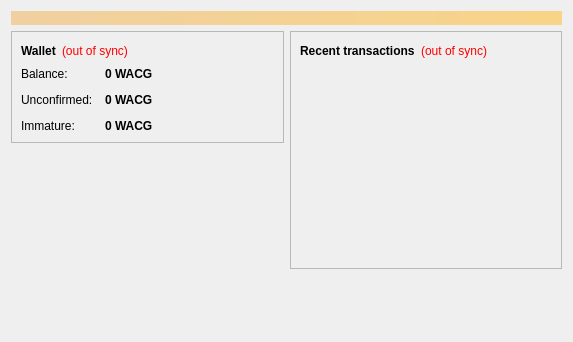
<?xml version="1.0" encoding="UTF-8"?>
<ui version="4.0">
 <class>OverviewPage</class>
 <widget class="QWidget" name="OverviewPage">
  <property name="geometry">
   <rect>
    <x>0</x>
    <y>0</y>
    <width>573</width>
    <height>342</height>
   </rect>
  </property>
  <property name="windowTitle">
   <string>Form</string>
  </property>
  <layout class="QVBoxLayout" name="topLayout">
   <item>
    <widget class="QLabel" name="labelAlerts">
     <property name="visible">
      <bool>false</bool>
     </property>
     <property name="styleSheet">
      <string notr="true">background-color: qlineargradient(x1: 0, y1: 0, x2: 1, y2: 0, stop:0 #F0D0A0, stop:1 #F8D488); color:#ffffff;</string>
     </property>
     <property name="wordWrap">
      <bool>true</bool>
     </property>
     <property name="margin">
      <number>3</number>
     </property>
    </widget>
   </item>
   <item>
    <layout class="QHBoxLayout" name="horizontalLayout" stretch="1,1">
     <item>
      <layout class="QVBoxLayout" name="verticalLayout_2">
       <item>
        <widget class="QFrame" name="frame">
         <property name="frameShape">
          <enum>QFrame::StyledPanel</enum>
         </property>
         <property name="frameShadow">
          <enum>QFrame::Raised</enum>
         </property>
         <layout class="QVBoxLayout" name="verticalLayout_4">
          <item>
           <layout class="QHBoxLayout" name="horizontalLayout_4">
            <item>
             <widget class="QLabel" name="label_5">
              <property name="font">
               <font>
                <weight>75</weight>
                <bold>true</bold>
               </font>
              </property>
              <property name="text">
               <string>Wallet</string>
              </property>
             </widget>
            </item>
            <item>
             <widget class="QLabel" name="labelWalletStatus">
              <property name="toolTip">
               <string>The displayed information may be out of date. Your wallet automatically synchronizes with the WaccoinGold network after a connection is established, but this process has not completed yet.</string>
              </property>
              <property name="styleSheet">
               <string notr="true">QLabel { color: red; }</string>
              </property>
              <property name="text">
               <string notr="true">(out of sync)</string>
              </property>
              <property name="alignment">
               <set>Qt::AlignLeading|Qt::AlignLeft|Qt::AlignVCenter</set>
              </property>
             </widget>
            </item>
            <item>
             <spacer name="horizontalSpacer_2">
              <property name="orientation">
               <enum>Qt::Horizontal</enum>
              </property>
              <property name="sizeHint" stdset="0">
               <size>
                <width>40</width>
                <height>20</height>
               </size>
              </property>
             </spacer>
            </item>
           </layout>
          </item>
          <item>
           <layout class="QFormLayout" name="formLayout_2">
            <property name="fieldGrowthPolicy">
             <enum>QFormLayout::AllNonFixedFieldsGrow</enum>
            </property>
            <property name="horizontalSpacing">
             <number>12</number>
            </property>
            <property name="verticalSpacing">
             <number>12</number>
            </property>
            <item row="0" column="0">
             <widget class="QLabel" name="label">
              <property name="text">
               <string>Balance:</string>
              </property>
             </widget>
            </item>
            <item row="0" column="1">
             <widget class="QLabel" name="labelBalance">
              <property name="font">
               <font>
                <weight>75</weight>
                <bold>true</bold>
               </font>
              </property>
              <property name="cursor">
               <cursorShape>IBeamCursor</cursorShape>
              </property>
              <property name="toolTip">
               <string>Your current balance</string>
              </property>
              <property name="text">
               <string notr="true">0 WACG</string>
              </property>
              <property name="textInteractionFlags">
               <set>Qt::LinksAccessibleByMouse|Qt::TextSelectableByKeyboard|Qt::TextSelectableByMouse</set>
              </property>
             </widget>
            </item>
            <item row="1" column="0">
             <widget class="QLabel" name="label_3">
              <property name="text">
               <string>Unconfirmed:</string>
              </property>
             </widget>
            </item>
            <item row="1" column="1">
             <widget class="QLabel" name="labelUnconfirmed">
              <property name="font">
               <font>
                <weight>75</weight>
                <bold>true</bold>
               </font>
              </property>
              <property name="cursor">
               <cursorShape>IBeamCursor</cursorShape>
              </property>
              <property name="toolTip">
               <string>Total of transactions that have yet to be confirmed, and do not yet count toward the current balance</string>
              </property>
              <property name="text">
               <string notr="true">0 WACG</string>
              </property>
              <property name="textInteractionFlags">
               <set>Qt::LinksAccessibleByMouse|Qt::TextSelectableByKeyboard|Qt::TextSelectableByMouse</set>
              </property>
             </widget>
            </item>
            <item row="2" column="0">
             <widget class="QLabel" name="labelImmatureText">
              <property name="text">
               <string>Immature:</string>
              </property>
             </widget>
            </item>
            <item row="2" column="1">
             <widget class="QLabel" name="labelImmature">
              <property name="font">
               <font>
                <weight>75</weight>
                <bold>true</bold>
               </font>
              </property>
              <property name="toolTip">
               <string>Mined balance that has not yet matured</string>
              </property>
              <property name="text">
               <string notr="true">0 WACG</string>
              </property>
              <property name="textInteractionFlags">
               <set>Qt::LinksAccessibleByMouse|Qt::TextSelectableByKeyboard|Qt::TextSelectableByMouse</set>
              </property>
             </widget>
            </item>
           </layout>
          </item>
         </layout>
        </widget>
       </item>
       <item>
        <spacer name="verticalSpacer">
         <property name="orientation">
          <enum>Qt::Vertical</enum>
         </property>
         <property name="sizeHint" stdset="0">
          <size>
           <width>20</width>
           <height>40</height>
          </size>
         </property>
        </spacer>
       </item>
      </layout>
     </item>
     <item>
      <layout class="QVBoxLayout" name="verticalLayout_3">
       <item>
        <widget class="QFrame" name="frame_2">
         <property name="frameShape">
          <enum>QFrame::StyledPanel</enum>
         </property>
         <property name="frameShadow">
          <enum>QFrame::Raised</enum>
         </property>
         <layout class="QVBoxLayout" name="verticalLayout">
          <item>
           <layout class="QHBoxLayout" name="horizontalLayout_2">
            <item>
             <widget class="QLabel" name="label_4">
              <property name="text">
               <string>&lt;b&gt;Recent transactions&lt;/b&gt;</string>
              </property>
             </widget>
            </item>
            <item>
             <widget class="QLabel" name="labelTransactionsStatus">
              <property name="toolTip">
               <string>The displayed information may be out of date. Your wallet automatically synchronizes with the WaccoinGold network after a connection is established, but this process has not completed yet.</string>
              </property>
              <property name="styleSheet">
               <string notr="true">QLabel { color: red; }</string>
              </property>
              <property name="text">
               <string notr="true">(out of sync)</string>
              </property>
              <property name="alignment">
               <set>Qt::AlignRight|Qt::AlignTrailing|Qt::AlignVCenter</set>
              </property>
             </widget>
            </item>
            <item>
             <spacer name="horizontalSpacer">
              <property name="orientation">
               <enum>Qt::Horizontal</enum>
              </property>
              <property name="sizeHint" stdset="0">
               <size>
                <width>40</width>
                <height>20</height>
               </size>
              </property>
             </spacer>
            </item>
           </layout>
          </item>
          <item>
           <widget class="QListView" name="listTransactions">
            <property name="styleSheet">
             <string notr="true">QListView { background: transparent; }</string>
            </property>
            <property name="frameShape">
             <enum>QFrame::NoFrame</enum>
            </property>
            <property name="verticalScrollBarPolicy">
             <enum>Qt::ScrollBarAlwaysOff</enum>
            </property>
            <property name="horizontalScrollBarPolicy">
             <enum>Qt::ScrollBarAlwaysOff</enum>
            </property>
            <property name="selectionMode">
             <enum>QAbstractItemView::NoSelection</enum>
            </property>
           </widget>
          </item>
         </layout>
        </widget>
       </item>
       <item>
        <spacer name="verticalSpacer_2">
         <property name="orientation">
          <enum>Qt::Vertical</enum>
         </property>
         <property name="sizeHint" stdset="0">
          <size>
           <width>20</width>
           <height>40</height>
          </size>
         </property>
        </spacer>
       </item>
      </layout>
     </item>
    </layout>
   </item>
  </layout>
 </widget>
 <resources/>
 <connections/>
</ui>
